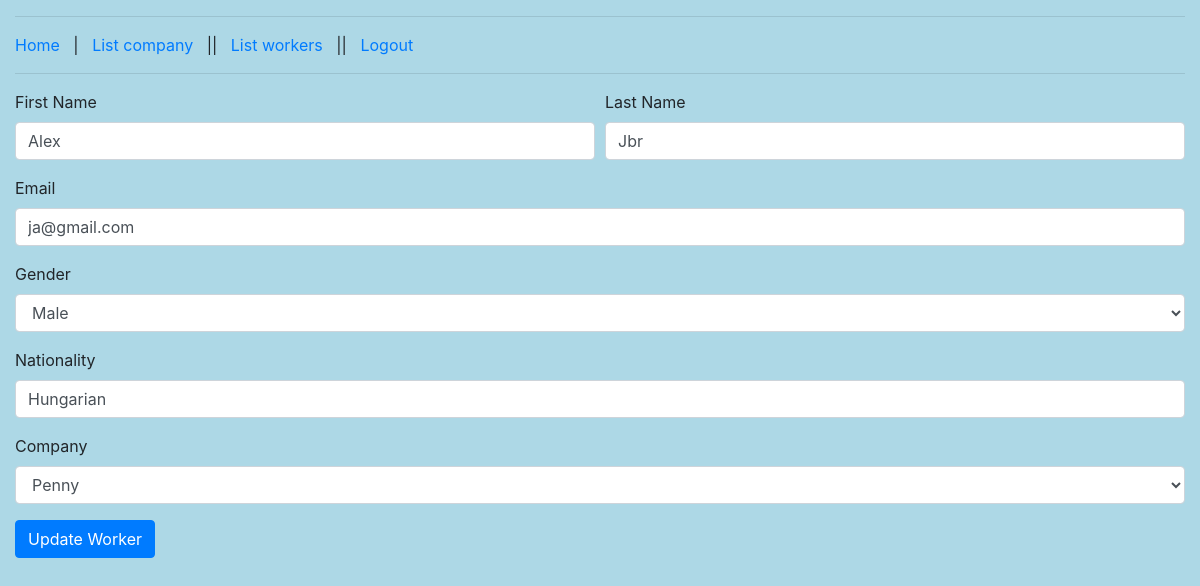
The page /index.php?P=update&id=5 (signed in) on the database its author committed.
### tables this page shows
CREATE TABLE `workers` (
  `id` int(11) NOT NULL,
  `first_name` varchar(64) NOT NULL,
  `last_name` varchar(64) NOT NULL,
  `email` varchar(250) NOT NULL,
  `gender` tinyint(1) NOT NULL,
  `nationality` varchar(250) NOT NULL DEFAULT 'Undefined',
  `company` int(20) DEFAULT NULL
);

### protected/database.php (called while the page is built, shortened)
<?php
function getConnection() {
	$connection = new PDO(DB_TYPE.':host='.DB_HOST.';dbname='.DB_NAME.';',DB_USER, DB_PASS);
	$connection->exec("SET NAMES '".DB_CHARSET."'");
	return $connection;
}
function getRecord($queryString, $queryParams = []) {
	$connection = getConnection();
	$statement = $connection->prepare($queryString);
	$success = $statement->execute($queryParams);
	$result = $success ? $statement->fetch(PDO::FETCH_ASSOC) : [];
	return $result;
}
?>

### protected/workers/update.php (the view, shortened to what this page needs)
<?php if(!isset($_SESSION['permission']) || $_SESSION['permission'] < 1) : ?>
	<h1>Page access is forbidden!</h1>
<?php else : ?>
	<?php
	if($_SERVER['REQUEST_METHOD'] == 'GET' && array_key_exists('id', $_GET) && !empty($_GET['id']))
	{
		$query = "SELECT first_name, last_name, email, gender, nationality, company FROM workers WHERE id = :id";
		$params = [':id' => $_GET['id']];
		$worker = getRecord($query,$params);
		if(!$worker) {
			echo "Nincs ilyen id-vel rendelkező munkás!";
		}
		else{
			$postData = [
			'first_name' => $worker['first_name'],
			'last_name' => $worker['last_name'],
			'email' => $worker['email'],
			'gender' => $worker['gender'],
			'nationality' => $worker['nationality'],
			'company' => $worker['company']
		];}
	}
	?>
	<form method="post">
		<div class="form-row">
			<div class="form-group col-md-6">
				<label for="workerFirstName">First Name</label>
				<input type="text" class="form-control" id="workerFirstName" name="first_name" value="<?= isset($postData) ? $postData['first_name'] : '';?>">
			</div>
			<div class="form-group col-md-6">
				<label for="workerLastName">Last Name</label>
				<input type="text" class="form-control" id="workerLastName" name="last_name" value="<?= isset($postData) ? $postData['last_name'] : '';?>">
			</div>
		</div>
		<div class="form-row">
			<div class="form-group col-md-12">
				<label for="workerEmail">Email</label>
				<input type="email" class="form-control" id="workerEmail" name="email" value="<?= isset($postData) ? $postData['email'] : '';?>">
			</div>
		</div>
		<div class="form-row">
			<div class="form-group col-md-12">
		    	<label for="workerGender">Gender</label>
		    	<select class="form-control" id="workerGender" name="gender" >
		      		<option value="1" <?=$worker['gender'] == 1 ? 'selected' : '' ?> >Male</option>
		    	</select>
		  	</div>
		</div>
		<div class="form-row">
			<div class="form-group col-md-12">
				<label for="workerNationality">Nationality</label>
				<input type="text" class="form-control" id="workerNationality" name="nationality" value="<?= isset($postData) ? $postData['nationality'] : '';?>">
			</div>
		</div>
		<div class="form-row">
			<div class="form-group col-md-12">
				<label for="workerCompany">Company</label>
				<select class="form-control" id="workerCompany" name="company" >
		      		<option value="0" <?=$worker['company'] == 0 ? 'selected' : '' ?> >Penny</option>
		    	</select>
			</div>
		</div>
		<button type="submit" class="btn btn-primary" name="updateWorker">Update Worker</button>
	</form>
<?php endif; ?>

### public/style.css (style rules this page uses)
body { background-color: lightblue; }

### rows shown on the page
workers: first_name "Alex", last_name "Jbr", email "ja@gmail.com", gender "Male", nationality "Hungarian", company "Penny"
